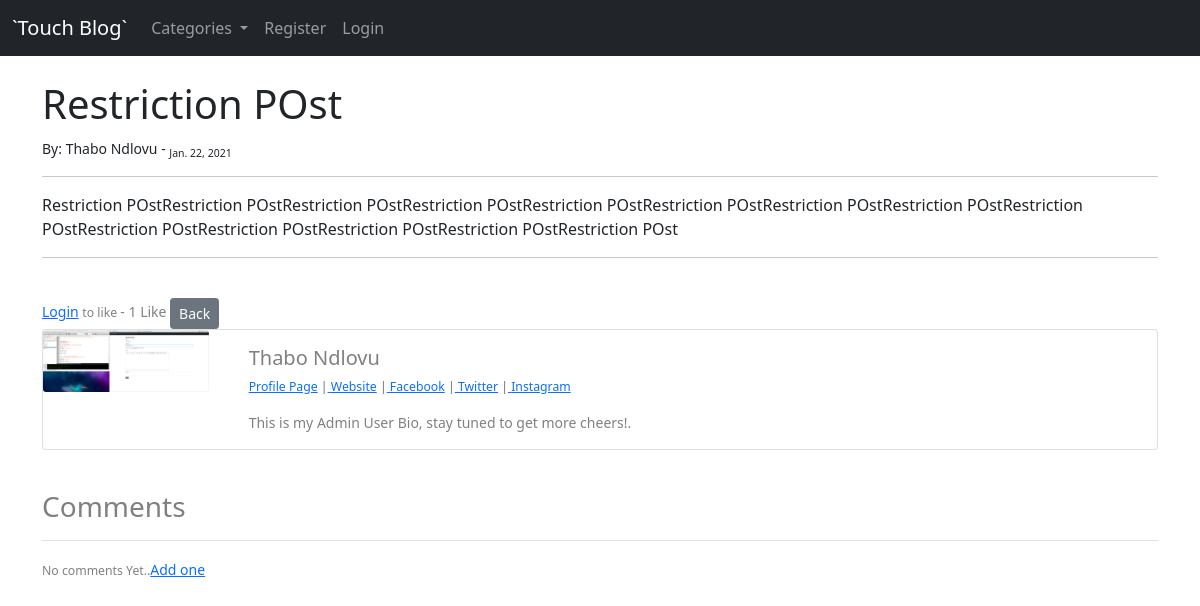
Before: /blog/article/9 with the older database file.
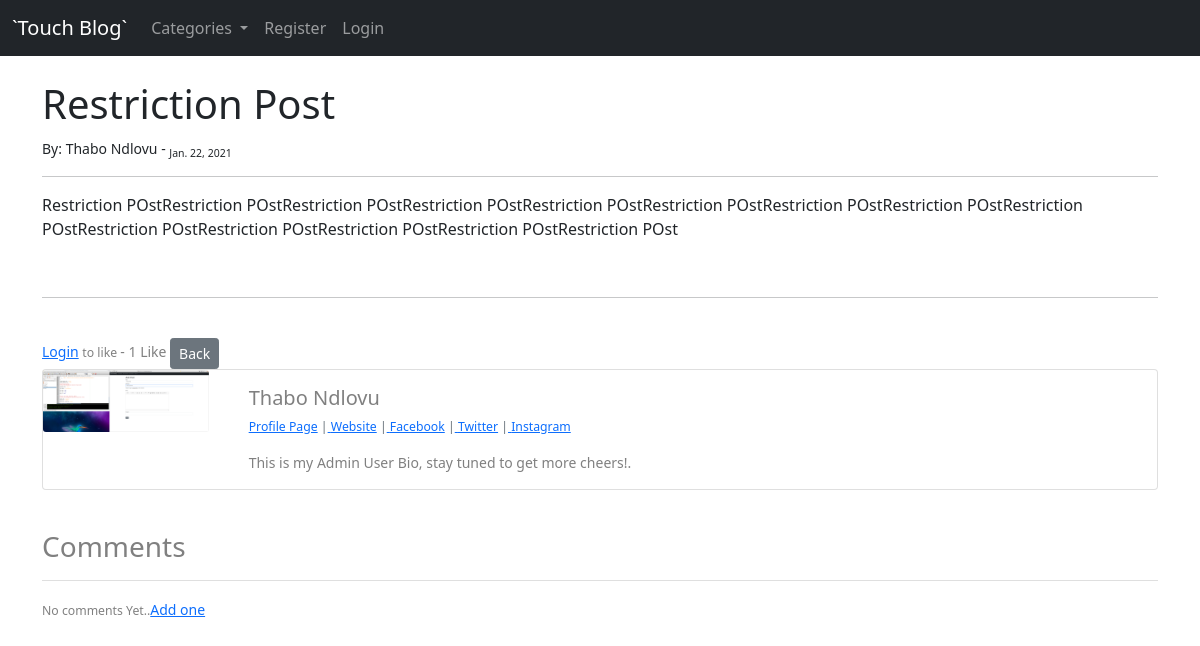
After: the same page with the newer database file.
### blog/models.py (models this page shows, shortened)
class Post(models.Model):
    title = models.CharField(max_length=255)
    header_image = models.ImageField(blank=True, null=True, upload_to="images/")
    author = models.ForeignKey(User, on_delete=models.CASCADE)
    body = RichTextField(blank=True, null=True)
    post_date = models.DateField(auto_now_add=True)
    category = models.CharField(max_length=255, default='coding')
    snippet = models.CharField(max_length=255)
    likes = models.ManyToManyField(User, related_name="blog_posts")
    def total_likes(self):
	    return self.likes.count()

class Profile(models.Model):
	user = models.OneToOneField(User, null=True, on_delete=models.CASCADE)
	bio = models.TextField()
	profile_pic = models.ImageField(null=True, blank=True,upload_to="images/profile/")
	website_url = models.CharField(max_length=255, null=True, blank=True)
	facebook_url = models.CharField(max_length=255, null=True, blank=True)
	instagram_url = models.CharField(max_length=255, null=True, blank=True)
	twitter_url = models.CharField(max_length=255, null=True, blank=True)
	linkedin_url = models.CharField(max_length=255, null=True, blank=True)

### blog/views.py (the view)
# urls.py: path('article/<int:pk>', ArticleView.as_view(), name='article'),
class ArticleView(DetailView):
	model = Post
	template_name = 'detail_view.html'
	def get_context_data(self, *args, **kwargs):
		cat_menu = Category.objects.all()
		context = super(ArticleView, self).get_context_data(*args, **kwargs)
		item = get_object_or_404(Post, id=self.kwargs['pk'])
		total_likes =  item.total_likes()
		liked = False
		if item.likes.filter(id=self.request.user.id).exists():
			liked = True
		context["cat_menu"] = cat_menu
		context["total_likes"] = total_likes
		context["liked"] = liked
		return context

### blog/models.py (called while the page is built)
	def __str__(self):
		return self.name

### blog/templates/detail_view.html (shortened to what this page needs)
{% extends 'base.html' %}
{% load static %}
{% block content %}
	<h1>{{ post.title }}</h1>
	<small>By:
		{{ post.author.first_name }}
		{{ post.author.last_name }} -
		<sub>{{ post.post_date }}</sub>
	</small><br>
	<hr>
	{{ post.body|safe }}
	<br>
	<hr><br>
	<form action="{% url 'like_post' post.pk %}" method="POST">
		{% if user.is_authenticated %}
			{% if liked %}
				<button type="submit", name="post_id", value="{{ post.id }}", class="btn btn-sm btn-danger" >unlike</button>
			{% else %}
				<button type="submit", name="post_id", value="{{ post.id }}", class="btn btn-sm btn-primary" >like</button>
			{% endif %}
		{% else %}
		<small style="color: gray ;"><a href="{% url 'login' %}">Login</a> <small> to like </small>
		{% endif %}
		- {{ total_likes }} Like{{total_likes|pluralize}}  <a class="btn  btn-sm btn-secondary" href="{% url 'home' %}" >Back</a>
	</form>
	<br>
	<div class="card mb-3">
	   <div class="row no-gutters">
	    <div class="col-md-2">
		{% if post.author.profile.profile_pic %}
			<img src="{{ post.author.profile.profile_pic.url }}" class="card-img">
		{% else %}
			<img src="{% static 'blog/images/default_profile_pic.png' %}" class="card-img">
		{% endif %}
		</div>
	    <diV class="col-md-10">
		  <div class="card-body">
			<h5 class="card-title"> {{ post.author.first_name }} {{ post.author.last_name }}</h5>
<p class="small text-muted">
	<a href="{% url 'show_profile' post.author.profile.id %}">Profile Page</a>
	{% if post.author.profile.website_url %}
		|<a href="{{ post.author.profile.website_url }}"> Website</a>
	{% endif %}
	{% if post.author.profile.facebook_url %}
		|<a href="{{ post.author.profile.facebook_url }}"> Facebook</a>
	{% endif %}
	{% if post.author.profile.twitter_url %}
		|<a href="{{ post.author.profile.twitter_url }}"> Twitter</a>
	{% endif %}
	{% if post.author.profile.instagram_url %}
		|<a href="{{ post.author.profile.instagram_url }}"> Instagram</a>
	{% endif %}
</p>
			<p class="card-text">{{ post.author.profile.bio }}</p>
		  </div>
		</diV>
	   </div>
	</div>
	<br>
	<h3>Comments</h3>
	<hr>
	{% if not post.comments.all %}
		<small>No comments Yet..</small><a href="{% url 'add_comment' post.pk %}">Add one</a>
	{% endif %}
{% endblock %}

Changed rows visible on the page:
changed Post "Thabo": title "Restriction POst" → "Restriction Post"
